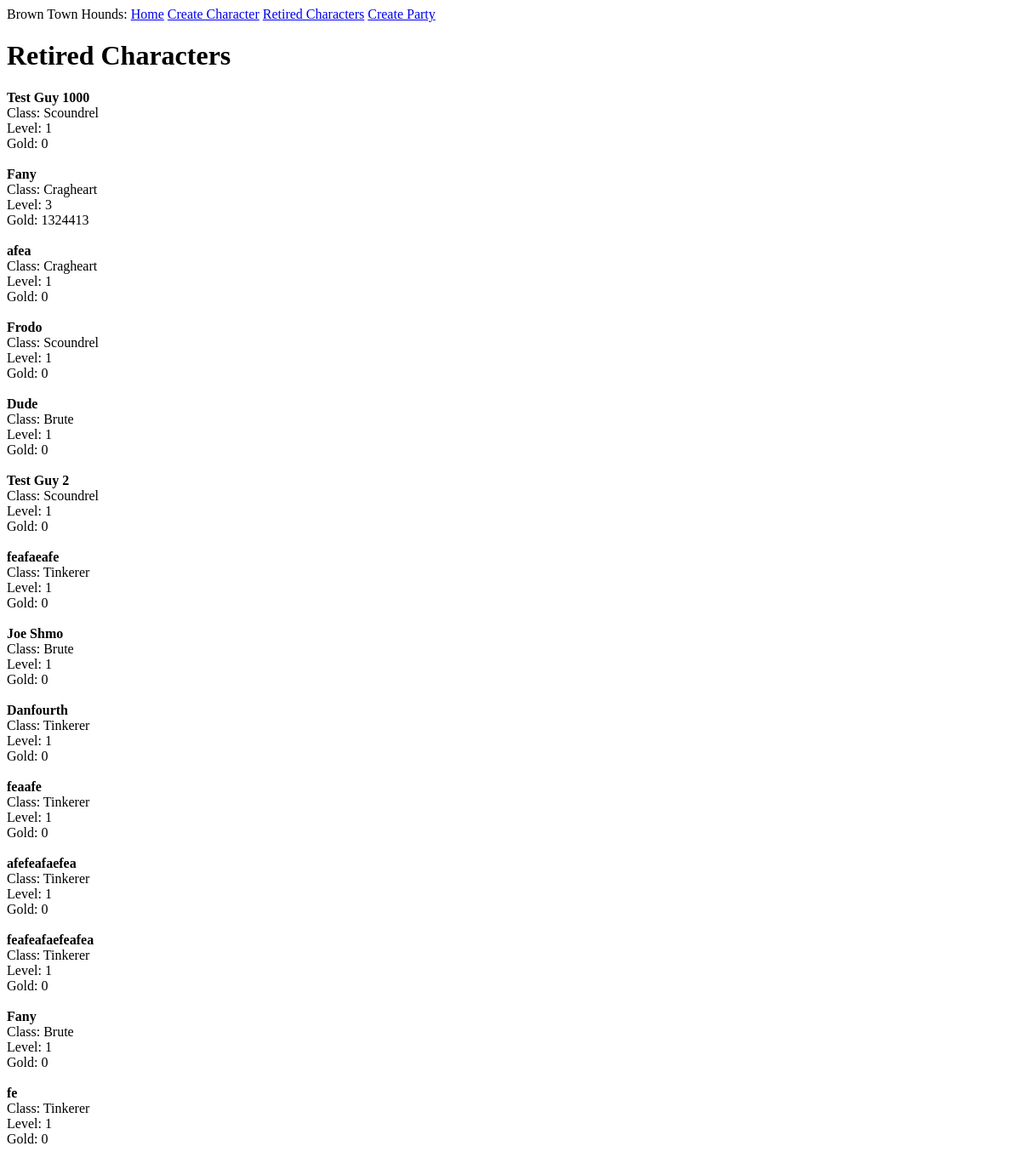
The page /retired_characters on the database as committed earlier.
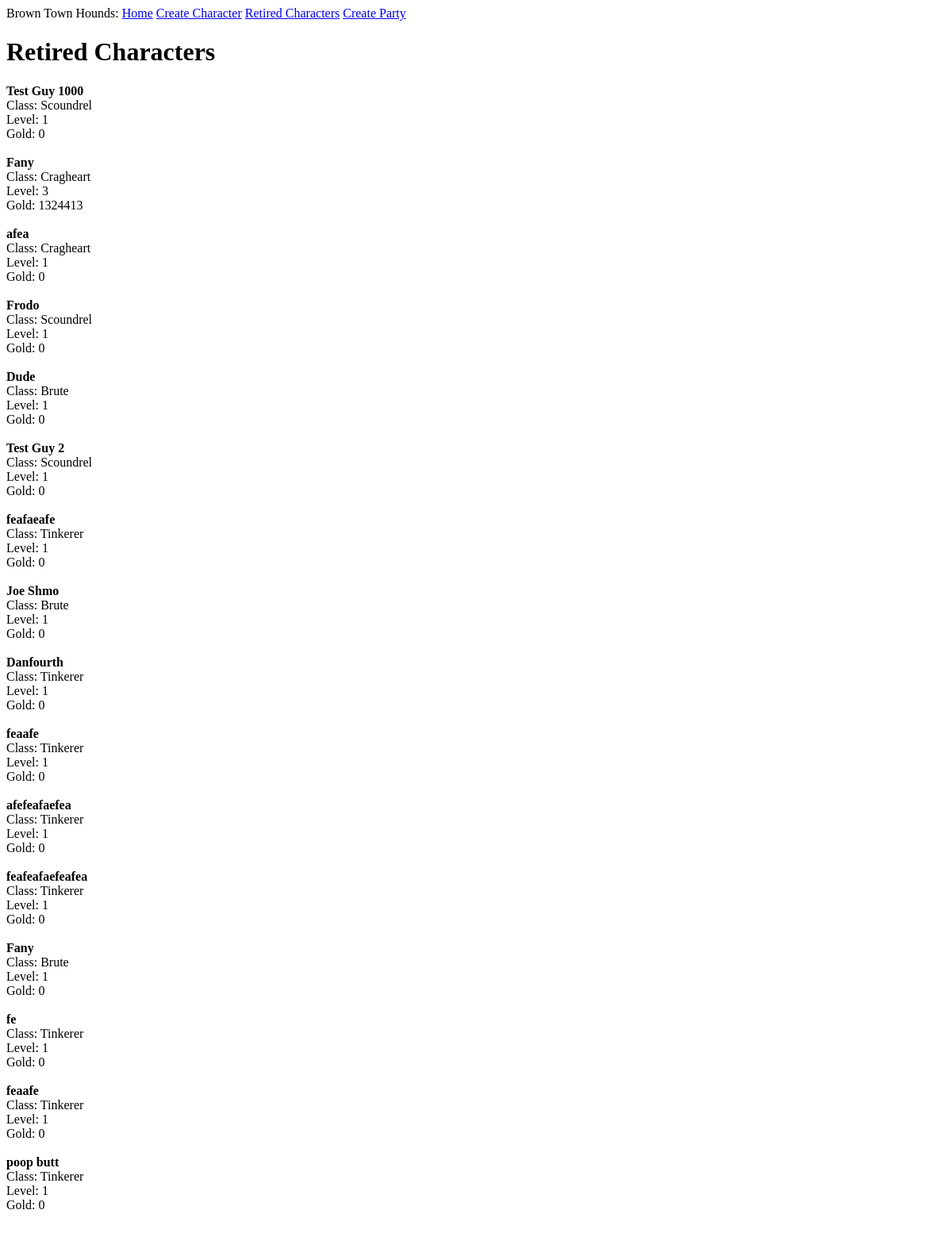
The same page on the database as committed later.
### app/models.py (models this page shows, shortened)
class RetiredCharacter(db.Model):
    id: so.Mapped[int] = so.mapped_column(primary_key=True)
    name: so.Mapped[str] = so.mapped_column(sa.String(64), index=True)
    level: so.Mapped[int] = so.mapped_column(sa.Integer, index=True, default=1)
    gold: so.Mapped[int] = so.mapped_column(sa.Integer, index=True, default=0)
    class_id: so.Mapped[int] = so.mapped_column(sa.ForeignKey(Class.id),index=True)
    class_name: so.Mapped[Class] = so.relationship(back_populates='retired_characters')

class Class(db.Model):
    id: so.Mapped[int] = so.mapped_column(primary_key=True)
    name: so.Mapped[str] = so.mapped_column(sa.String(64), index=True,
                                                unique=True)
    class_perks: so.Mapped[list["Class_Perk"]] = so.relationship(back_populates="class_")
    characters: so.Mapped[list["Character"]] = so.relationship(back_populates='class_name')
    retired_characters: so.Mapped[list["RetiredCharacter"]] = so.relationship(back_populates='class_name')

### app/routes.py (the view)
@app.route('/retired_characters', methods=['GET', 'POST'])
def RetiredCharacters():
    get_retired_characters = sa.select(RetiredCharacter)
    retired_characters = db.session.scalars(get_retired_characters).all()
    return render_template('retired_characters.html', title='Retired Characters', retired_characters=retired_characters)

### app/templates/retired_characters.html
{% extends "base.html" %}
{% block content %}
<h1>Retired Characters</h1>
<body>
    <div>
        {% for character in retired_characters %}
        <b>{{ character.name }}</b><br>
        Class: {{ character.class_name.name }}<br>
        Level: {{ character.level }}<br>
        Gold: {{ character.gold }}<br><br>
        {% endfor %}
    </div>
{% endblock %}

### app/templates/base.html (shortened to what this page needs)
<!doctype html>
<html>
    <head>
    </head>
    <body>
        <div>
            Brown Town Hounds:
            <a href="{{ url_for('index') }}">Home</a>
            <a href="{{ url_for('register') }}">Create Character</a>
            <a href="{{ url_for('RetiredCharacters') }}">Retired Characters</a>
            <a href="{{ url_for('CreateParty') }}">Create Party</a>
        </div>
        {% block content %}{% endblock %}
    </body>
</html>

Rows that differ between the two databases and show on the page:
added RetiredCharacter: name "feaafe", class_name.name "Tinkerer", level "1", gold "0"
added RetiredCharacter: name "poop butt", class_name.name "Tinkerer", level "1", gold "0"
